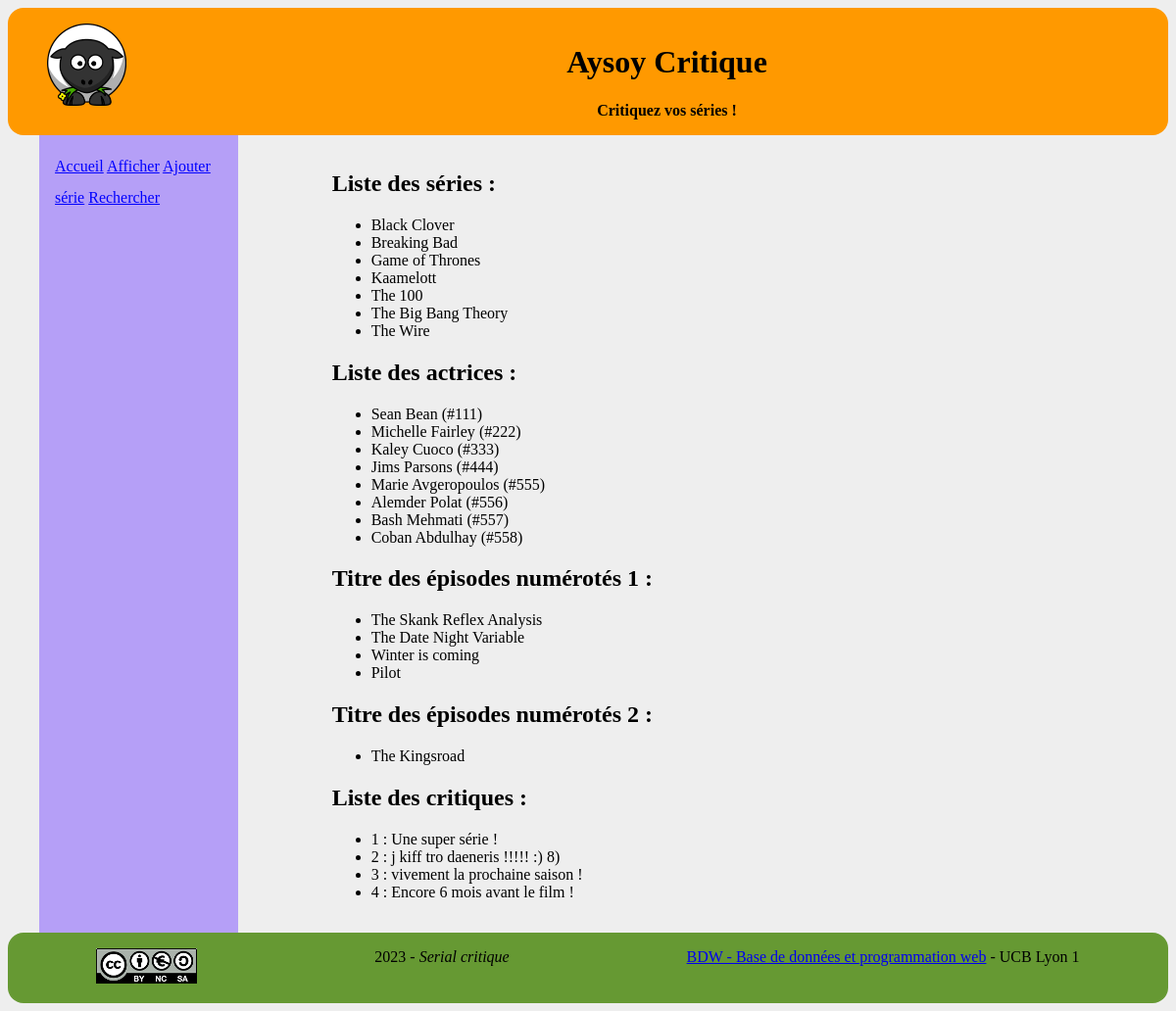
Page /index.php?page=afficher on the committed database.
### tables this page shows
CREATE TABLE Series ( nomSerie VARCHAR(255), PRIMARY KEY(nomSerie));

CREATE TABLE Actrices ( numINSEE INTEGER, nom VARCHAR(100), prenom VARCHAR(100), PRIMARY KEY(numINSEE));

CREATE TABLE Episodes ( idSaison INTEGER REFERENCES Saisons(idSaison), numero INTEGER, titre VARCHAR(255), PRIMARY KEY(numero, idSaison));

CREATE TABLE Critiques ( idCritique INTEGER NOT NULL AUTO_INCREMENT, dateCritique DATETIME, pseudo VARCHAR(100), texte VARCHAR(255), nomSerie VARCHAR(255) REFERENCES Series(nomSerie), PRIMARY KEY(idCritique));

### inc/includes.php (called while the page is built)
<?php
$nomSite = "Serial critique";
$baseline = "Critiquez vos séries !";
?>

### modele/modele.php (called while the page is built, shortened)
<?php
function getInstances($connexion, $nomTable) {
	$requete = "SELECT * FROM $nomTable";
	$res = mysqli_query($connexion, $requete);
	$instances = mysqli_fetch_all($res, MYSQLI_ASSOC);
	return $instances;
}
function getEpisodesPrepared($connexion) {
	$requete = "SELECT titre FROM Episodes WHERE numero = ?";
	$stmt = mysqli_prepare($connexion, $requete);
	mysqli_stmt_bind_param($stmt, "i", $numEpisode);
	mysqli_stmt_execute($stmt);
	$episodes1 = mysqli_stmt_get_result($stmt);
	mysqli_stmt_execute($stmt);
	$episodes2 = mysqli_stmt_get_result($stmt);
	return array("episodes1" => $episodes1, "episodes2" => $episodes2);
}
?>

### controleurs/controleurAfficher.php (called while the page is built, shortened)
<?php
$message = "";
$series = getInstances($connexion, "Series");
$critiques = getInstances($connexion, "Critiques");
$actrices = getInstances($connexion, "Actrices");
$tabEpisodes = getEpisodesPrepared($connexion);
if($tabEpisodes == null) {
	$message .= "Aucun épisode n'a été trouvé dans la base de données !";
}
else {
	$episodes1 = $tabEpisodes["episodes1"];
	$episodes2 = $tabEpisodes["episodes2"];
}
?>

### vues/vueAfficher.php (the view, shortened to what this page needs)
<h2>Liste des séries :</h2>
<ul>
<?php foreach($series as $serie) { ?>
	<li><?= $serie['nomSerie'] ?></li>
<?php } ?>
</ul>
<h2>Liste des actrices :</h2>
<ul>
<?php foreach($actrices as $actrice) { ?>
	<li><?= $actrice['prenom'] ?> <?= $actrice['nom'] ?> (#<?= $actrice['numINSEE'] ?>)</li>
<?php } ?>
</ul>
<h2>Titre des épisodes numérotés 1 :</h2>
<ul>
<?php foreach($episodes1 as $episode) { ?>
	<li><?= $episode['titre'] ?></li>
<?php } ?>
</ul>
<h2>Titre des épisodes numérotés 2 :</h2>
<ul>
<?php foreach($episodes2 as $episode) { ?>
	<li><?= $episode['titre'] ?></li>
<?php } ?>
</ul>
<h2>Liste des critiques :</h2>
<ul>
<?php foreach($critiques as $critique) { ?>
	<li><?= $critique['idCritique']." : " .$critique['texte'] ?></li>
<?php } ?>
</ul>

### index.php (shortened to what this page needs)
<?php
require('modele/modele.php');
require('inc/includes.php');
require('inc/routes.php');
?>
<!DOCTYPE html>
<html>
<head>
    <link href="css/style.css" rel="stylesheet" media="all" type="text/css">
</head>
<body>
    <?php include('static/header.php'); ?>
    <div id="divCentral">
		<?php include('static/menu.php'); ?>
		<main>
		<?php
		$controleur = 'controleurAccueil';
		$vue = 'vueAccueil';
		if(isset($_GET['page'])) {
			$nomPage = $_GET['page'];
			if(isset($routes[$nomPage])) {
				$controleur = $routes[$nomPage]['controleur'];
				$vue = $routes[$nomPage]['vue'];
			}
		}
		include('controleurs/' . $controleur . '.php');
		include('vues/' . $vue . '.php');
		?>
		</main>
	</div>
    <?php include('static/footer.php'); ?>
</body>
</html>

### static/header.php
<header>
	<div style="float:left;">
		<a href="index.php">
			<img src="img/sheep.png" width="50%" height="50%">
		</a>
	</div>
	<h1>Aysoy Critique</h1>
	<strong><?= $baseline ?></strong>
</header>

### static/menu.php
<nav>
	<a href="index.php">Accueil</a>
	<a href="index.php?page=afficher">Afficher</a>
	<a href="index.php?page=ajouter">Ajouter série</a>
	<a href="index.php?page=rechercher">Rechercher</a>
</nav>

### static/footer.php
<footer>
	<a href="https://creativecommons.org/licenses/" target="_blank"><img src="img/by-nc-sa-eu.png" alt="Licence CC BY-NC-SA"/></a>
	<span><?php print date("Y"); ?> - <em><?= $nomSite ?></em></span>
	<span><a href="https://perso.liris.cnrs.fr/fabien.duchateau/bdw" target="_blank" alt="Page BDW1">BDW - Base de données et programmation web</a> - UCB Lyon 1</span>
</footer>

### css/style.css (style rules this page uses)
body { background-color: #EEEEEE; }
header, nav, main, footer { padding: 1em 0; }
header { background-color: #FF9900; text-align: center; border-radius: 1em; }
#divCentral { display: flex; justify-content: space-between; align-items: stretch; margin: auto; box-sizing: border-box; height: 100%; }
nav { flex : 2; background-color: #b59ff7; padding-left: 1em; padding-right: 1em; margin-left: 2em; line-height: 2em; }
nav a { color: #0000FF; text-decoration: underline; }
main { flex : 10; background-color: #EEEEEE; padding-left: 6em; }
footer { display: flex; justify-content: space-around; background-color: #669933; border-radius: 1em; }

### rows in the picture
series: nomSerie "Black Clover"
series: nomSerie "Breaking Bad"
series: nomSerie "Game of Thrones"
series: nomSerie "Kaamelott"
series: nomSerie "The 100"
series: nomSerie "The Big Bang Theory"
series: nomSerie "The Wire"
actrices: prenom "Sean", nom "Bean", numINSEE "111"
actrices: prenom "Michelle", nom "Fairley", numINSEE "222"
actrices: prenom "Kaley", nom "Cuoco", numINSEE "333"
actrices: prenom "Jims", nom "Parsons", numINSEE "444"
actrices: prenom "Marie", nom "Avgeropoulos", numINSEE "555"
actrices: prenom "Alemder", nom "Polat", numINSEE "556"
actrices: prenom "Bash", nom "Mehmati", numINSEE "557"
actrices: prenom "Coban", nom "Abdulhay", numINSEE "558"
episodes: titre "The Skank Reflex Analysis"
episodes: titre "The Date Night Variable"
episodes: titre "Winter is coming"
episodes: titre "Pilot"
episodes: titre "The Kingsroad"
critiques: idCritique "1", texte "Une super série !"
critiques: idCritique "2", texte "j kiff tro daeneris !!!!! :) 8)"
critiques: idCritique "3", texte "vivement la prochaine saison !"
critiques: idCritique "4", texte "Encore 6 mois avant le film !"

### other values in the picture
$baseline "Critiquez vos séries !"
$nomSite "Serial critique"
